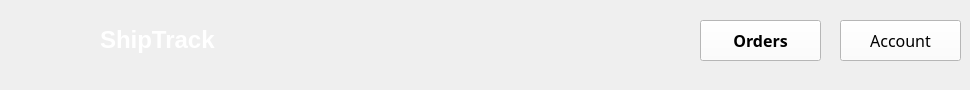
    <widget class="QWidget" name="order_page">
     <widget class="QLabel" name="shiptracklogo_2">
      <property name="geometry">
       <rect>
        <x>10</x>
        <y>0</y>
        <width>91</width>
        <height>81</height>
       </rect>
      </property>
      <property name="text">
       <string/>
      </property>
      <property name="pixmap">
       <pixmap>Logowhite.png</pixmap>
      </property>
      <property name="scaledContents">
       <bool>true</bool>
      </property>
      <property name="margin">
       <number>0</number>
      </property>
     </widget>
     <widget class="QLabel" name="shiptracklabel_2">
      <property name="geometry">
       <rect>
        <x>100</x>
        <y>20</y>
        <width>121</width>
        <height>41</height>
       </rect>
      </property>
      <property name="text">
       <string>&lt;html&gt;&lt;head/&gt;&lt;body&gt;&lt;p&gt;&lt;span style=&quot; font-size:18pt; font-weight:600; color:#ffffff;&quot;&gt;ShipTrack&lt;/span&gt;&lt;/p&gt;&lt;/body&gt;&lt;/html&gt;</string>
      </property>
      <property name="scaledContents">
       <bool>false</bool>
      </property>
     </widget>
     <widget class="QPushButton" name="ordersButton">
      <property name="geometry">
       <rect>
        <x>700</x>
        <y>20</y>
        <width>121</width>
        <height>41</height>
       </rect>
      </property>
      <property name="font">
       <font>
        <family>Glacial Indifference</family>
        <pointsize>12</pointsize>
        <weight>75</weight>
        <bold>true</bold>
       </font>
      </property>
      <property name="styleSheet">
       <string notr="true">background-color: rgb(255, 255, 255);
</string>
      </property>
      <property name="text">
       <string>Orders</string>
      </property>
     </widget>
     <widget class="QPushButton" name="accountButton">
      <property name="geometry">
       <rect>
        <x>840</x>
        <y>20</y>
        <width>121</width>
        <height>41</height>
       </rect>
      </property>
      <property name="font">
       <font>
        <family>Glacial Indifference</family>
        <pointsize>12</pointsize>
        <weight>50</weight>
        <bold>false</bold>
       </font>
      </property>
      <property name="styleSheet">
       <string notr="true">background-color: rgb(255, 255, 255);
</string>
      </property>
      <property name="text">
       <string>Account</string>
      </property>
     </widget>
    </widget>
